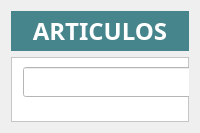
       <widget class="QWidget" name="pgArticulos">
        <property name="styleSheet">
         <string notr="true"/>
        </property>
        <layout class="QVBoxLayout" name="verticalLayout_2">
         <property name="leftMargin">
          <number>11</number>
         </property>
         <item>
          <widget class="QLabel" name="labelArticulo">
           <property name="minimumSize">
            <size>
             <width>0</width>
             <height>40</height>
            </size>
           </property>
           <property name="maximumSize">
            <size>
             <width>16777215</width>
             <height>40</height>
            </size>
           </property>
           <property name="font">
            <font>
             <family>Goldman</family>
             <pointsize>18</pointsize>
             <weight>75</weight>
             <bold>true</bold>
            </font>
           </property>
           <property name="styleSheet">
            <string notr="true">QLabel{
background-color:#46858b;
color:#ffffff
}</string>
           </property>
           <property name="text">
            <string>ARTICULOS</string>
           </property>
           <property name="alignment">
            <set>Qt::AlignCenter</set>
           </property>
          </widget>
         </item>
         <item>
          <widget class="QFrame" name="frame_articulo">
           <property name="minimumSize">
            <size>
             <width>0</width>
             <height>65</height>
            </size>
           </property>
           <property name="styleSheet">
            <string notr="true">QFrame{
background-color:#ffffff;
}</string>
           </property>
           <property name="frameShape">
            <enum>QFrame::StyledPanel</enum>
           </property>
           <property name="frameShadow">
            <enum>QFrame::Raised</enum>
           </property>
           <widget class="QPushButton" name="bt_BuscarArticulo">
            <property name="geometry">
             <rect>
              <x>380</x>
              <y>10</y>
              <width>93</width>
              <height>30</height>
             </rect>
            </property>
            <property name="minimumSize">
             <size>
              <width>0</width>
              <height>30</height>
             </size>
            </property>
            <property name="font">
             <font>
              <family>Orbitron SemiBold</family>
              <pointsize>8</pointsize>
              <weight>75</weight>
              <bold>true</bold>
             </font>
            </property>
            <property name="styleSheet">
             <string notr="true">QPushButton{
background-color:#2caeff;
}

QPushButton:hover{
background-color:#39ffa3;
}</string>
            </property>
            <property name="text">
             <string>BUSCAR</string>
            </property>
           </widget>
           <widget class="QLineEdit" name="lineEdit_BuscarArticulo">
            <property name="geometry">
             <rect>
              <x>12</x>
              <y>10</y>
              <width>361</width>
              <height>30</height>
             </rect>
            </property>
            <property name="minimumSize">
             <size>
              <width>0</width>
              <height>30</height>
             </size>
            </property>
            <property name="palette">
             <palette>
              <active>
               <colorrole role="Button">
                <brush brushstyle="SolidPattern">
                 <color alpha="255">
                  <red>255</red>
                  <green>255</green>
                  <blue>255</blue>
                 </color>
                </brush>
               </colorrole>
               <colorrole role="Base">
                <brush brushstyle="SolidPattern">
                 <color alpha="255">
                  <red>255</red>
                  <green>255</green>
                  <blue>255</blue>
                 </color>
                </brush>
               </colorrole>
               <colorrole role="Window">
                <brush brushstyle="SolidPattern">
                 <color alpha="255">
                  <red>255</red>
                  <green>255</green>
                  <blue>255</blue>
                 </color>
                </brush>
               </colorrole>
              </active>
              <inactive>
               <colorrole role="Button">
                <brush brushstyle="SolidPattern">
                 <color alpha="255">
                  <red>255</red>
                  <green>255</green>
                  <blue>255</blue>
                 </color>
                </brush>
               </colorrole>
               <colorrole role="Base">
                <brush brushstyle="SolidPattern">
                 <color alpha="255">
                  <red>255</red>
                  <green>255</green>
                  <blue>255</blue>
                 </color>
                </brush>
               </colorrole>
               <colorrole role="Window">
                <brush brushstyle="SolidPattern">
                 <color alpha="255">
                  <red>255</red>
                  <green>255</green>
                  <blue>255</blue>
                 </color>
                </brush>
               </colorrole>
              </inactive>
              <disabled>
               <colorrole role="Button">
                <brush brushstyle="SolidPattern">
                 <color alpha="255">
                  <red>255</red>
                  <green>255</green>
                  <blue>255</blue>
                 </color>
                </brush>
               </colorrole>
               <colorrole role="Base">
                <brush brushstyle="SolidPattern">
                 <color alpha="255">
                  <red>255</red>
                  <green>255</green>
                  <blue>255</blue>
                 </color>
                </brush>
               </colorrole>
               <colorrole role="Window">
                <brush brushstyle="SolidPattern">
                 <color alpha="255">
                  <red>255</red>
                  <green>255</green>
                  <blue>255</blue>
                 </color>
                </brush>
               </colorrole>
              </disabled>
             </palette>
            </property>
            <property name="styleSheet">
             <string notr="true">QLineEdit{
background-color:#ffffff;
}</string>
            </property>
           </widget>
           <widget class="QPushButton" name="bt_NuevoArticulo">
            <property name="geometry">
             <rect>
              <x>600</x>
              <y>10</y>
              <width>93</width>
              <height>30</height>
             </rect>
            </property>
            <property name="minimumSize">
             <size>
              <width>0</width>
              <height>30</height>
             </size>
            </property>
            <property name="font">
             <font>
              <family>Orbitron SemiBold</family>
              <pointsize>8</pointsize>
              <weight>75</weight>
              <bold>true</bold>
             </font>
            </property>
            <property name="styleSheet">
             <string notr="true">QPushButton{
background-color:#2caeff;
}

QPushButton:hover{
background-color:#39ffa3;
}</string>
            </property>
            <property name="text">
             <string>NUEVO</string>
            </property>
           </widget>
           <widget class="QPushButton" name="bt_ModificarArticulo">
            <property name="geometry">
             <rect>
              <x>700</x>
              <y>10</y>
              <width>93</width>
              <height>30</height>
             </rect>
            </property>
            <property name="minimumSize">
             <size>
              <width>0</width>
              <height>30</height>
             </size>
            </property>
            <property name="font">
             <font>
              <family>Orbitron SemiBold</family>
              <pointsize>8</pointsize>
              <weight>75</weight>
              <bold>true</bold>
             </font>
            </property>
            <property name="styleSheet">
             <string notr="true">QPushButton{
background-color:#2caeff;
}

QPushButton:hover{
background-color:#39ffa3;
}</string>
            </property>
            <property name="text">
             <string>MODIFICAR</string>
            </property>
           </widget>
           <widget class="QPushButton" name="bt_EliminarArticulo">
            <property name="geometry">
             <rect>
              <x>800</x>
              <y>10</y>
              <width>93</width>
              <height>30</height>
             </rect>
            </property>
            <property name="minimumSize">
             <size>
              <width>0</width>
              <height>30</height>
             </size>
            </property>
            <property name="font">
             <font>
              <family>Orbitron SemiBold</family>
              <pointsize>8</pointsize>
              <weight>75</weight>
              <bold>true</bold>
             </font>
            </property>
            <property name="styleSheet">
             <string notr="true">QPushButton{
background-color:#2caeff;
}

QPushButton:hover{
background-color:#39ffa3;
}</string>
            </property>
            <property name="text">
             <string>ELIMINAR</string>
            </property>
           </widget>
           <widget class="QTableWidget" name="tabla_Articulos">
            <property name="geometry">
             <rect>
              <x>0</x>
              <y>70</y>
              <width>1681</width>
              <height>591</height>
             </rect>
            </property>
            <property name="styleSheet">
             <string notr="true">QTableView{
color: #000 ;
text-align: center;
padding: 5px;
margin: 3px;
border-radius: 5px;
font-size: 14px;
background-color: #FFF2F1FC; 
}

QTableView QTableCornerButton::section {
   	border-top-left-radius: 5px;
    border: 0.5px solid #6c6c6c;
 background-color: #BF060C26; 
}
QTableView QHeaderView::section::last:horizontal{
	border-top-right-radius: 5px;
}


QTableView QHeaderView::section::first:horizontal {
	border-top-left-radius: 5px;
}



 QTableView ::section{
	padding: 2px 5px ;
	color: #D9D9D9 ;
	  qproperty-alignment: AlignCenter;
	border: 1px solid grey;
	background-color:#1f232a;
	height: 35;
}


 QTableView QHeaderView::section:vertical {
 border: 0.5px solid #6c6c6c;
	padding: 1px;
  font-weight: bold; /* Poner en negrita */
  font-size: 10px; /* Tamaño de la letra */
  padding: 1px;
color: #FFEFEEFA;
 background-color: #BF060C26; 
}

QTableView::item:selected {
    background-color:#FF1EB0ED;
	color: white;
}

/*
QTableView::item:selected {
    background-color:#FF1EB0ED;
	color: white;
}
*/

/*
QTableView::item:selected:!focus {
    background-color:#FF1EB0ED;
	color: white;
}
*/

QHeaderView { 
qproperty-defaultAlignment: AlignCenter; 
}

	/* centrar titulos y dar padding */
QTableView QHeaderView::section:horizontal {
  font-weight: bold; /* Poner en negrita */
  font-size: 14px; /* Tamaño de la letra */
 /* padding: 2px 5px ;
  margin: 2px;*/
   text-align: center;
	padding: 2px;
  color: #FFEFEEFA;
 border: 0.5px solid #6c6c6c;
 background-color: #BF060C26;
}
</string>
            </property>
            <column>
             <property name="text">
              <string>CODIGO</string>
             </property>
             <property name="background">
              <color>
               <red>255</red>
               <green>255</green>
               <blue>255</blue>
              </color>
             </property>
            </column>
            <column>
             <property name="text">
              <string>NOMBRE</string>
             </property>
            </column>
            <column>
             <property name="text">
              <string>MODELO</string>
             </property>
            </column>
            <column>
             <property name="text">
              <string>MARCA</string>
             </property>
            </column>
            <column>
             <property name="text">
              <string>CATEGORIA</string>
             </property>
            </column>
            <column>
             <property name="text">
              <string>SKU</string>
             </property>
            </column>
            <column>
             <property name="text">
              <string>COLOR</string>
             </property>
            </column>
            <column>
             <property name="text">
              <string>CARACTERISTICA</string>
             </property>
            </column>
            <column>
             <property name="text">
              <string>PRECIO_COSTO</string>
             </property>
            </column>
            <column>
             <property name="text">
              <string>PRECIO_VENTA</string>
             </property>
            </column>
            <column>
             <property name="text">
              <string>IVA</string>
             </property>
            </column>
            <column>
             <property name="text">
              <string>PROVEEDOR</string>
             </property>
            </column>
            <column>
             <property name="text">
              <string>TAMAÑO</string>
             </property>
            </column>
            <column>
             <property name="text">
              <string>ANCHO</string>
             </property>
            </column>
            <column>
             <property name="text">
              <string>LARGO</string>
             </property>
            </column>
            <column>
             <property name="text">
              <string>PROFUNDIDAD</string>
             </property>
            </column>
            <column>
             <property name="text">
              <string>PESO</string>
             </property>
            </column>
            <column>
             <property name="text">
              <string>PESO_ENVALADO</string>
             </property>
            </column>
            <column>
             <property name="text">
              <string>STOCK</string>
             </property>
            </column>
            <column>
             <property name="text">
              <string>MARGEN</string>
             </property>
            </column>
            <column>
             <property name="text">
              <string>STOCK_MINIMO</string>
             </property>
            </column>
           </widget>
           <widget class="QLabel" name="label_capturaSeleccion">
            <property name="geometry">
             <rect>
              <x>0</x>
              <y>730</y>
              <width>55</width>
              <height>16</height>
             </rect>
            </property>
            <property name="text">
             <string/>
            </property>
           </widget>
           <widget class="QComboBox" name="comboBox_FiltrarArticuloCampo">
            <property name="geometry">
             <rect>
              <x>1120</x>
              <y>10</y>
              <width>151</width>
              <height>30</height>
             </rect>
            </property>
            <property name="minimumSize">
             <size>
              <width>0</width>
              <height>30</height>
             </size>
            </property>
            <property name="maximumSize">
             <size>
              <width>16777215</width>
              <height>30</height>
             </size>
            </property>
            <item>
             <property name="text">
              <string>nombre</string>
             </property>
            </item>
            <item>
             <property name="text">
              <string>marca</string>
             </property>
            </item>
            <item>
             <property name="text">
              <string>categoria</string>
             </property>
            </item>
            <item>
             <property name="text">
              <string>proveedor</string>
             </property>
            </item>
            <item>
             <property name="text">
              <string>stock</string>
             </property>
            </item>
            <item>
             <property name="text">
              <string>precio_venta</string>
             </property>
            </item>
            <item>
             <property name="text">
              <string>precio_costo</string>
             </property>
            </item>
           </widget>
           <widget class="QPushButton" name="bt_FiltrarArticulo">
            <property name="geometry">
             <rect>
              <x>972</x>
              <y>10</y>
              <width>131</width>
              <height>30</height>
             </rect>
            </property>
            <property name="minimumSize">
             <size>
              <width>0</width>
              <height>30</height>
             </size>
            </property>
            <property name="font">
             <font>
              <family>Orbitron SemiBold</family>
              <pointsize>8</pointsize>
              <weight>75</weight>
              <bold>true</bold>
             </font>
            </property>
            <property name="styleSheet">
             <string notr="true">QPushButton{
background-color:#2caeff;
}

QPushButton:hover{
background-color:#39ffa3;
}</string>
            </property>
            <property name="text">
             <string>FILTRAR POR:</string>
            </property>
           </widget>
           <widget class="QComboBox" name="comboBox_FiltrarArticuloCondicion">
            <property name="geometry">
             <rect>
              <x>1280</x>
              <y>10</y>
              <width>151</width>
              <height>30</height>
             </rect>
            </property>
            <property name="minimumSize">
             <size>
              <width>0</width>
              <height>30</height>
             </size>
            </property>
            <property name="maximumSize">
             <size>
              <width>16777215</width>
              <height>30</height>
             </size>
            </property>
            <item>
             <property name="text">
              <string>Mayor que...</string>
             </property>
            </item>
            <item>
             <property name="text">
              <string>Menor que...</string>
             </property>
            </item>
            <item>
             <property name="text">
              <string>Entre...</string>
             </property>
            </item>
            <item>
             <property name="text">
              <string>Igual a...</string>
             </property>
            </item>
           </widget>
           <widget class="QLineEdit" name="lineEditValor1">
            <property name="geometry">
             <rect>
              <x>1440</x>
              <y>10</y>
              <width>101</width>
              <height>30</height>
             </rect>
            </property>
            <property name="minimumSize">
             <size>
              <width>0</width>
              <height>30</height>
             </size>
            </property>
            <property name="maximumSize">
             <size>
              <width>16777215</width>
              <height>30</height>
             </size>
            </property>
            <property name="text">
             <string>Valor 1</string>
            </property>
           </widget>
           <widget class="QLineEdit" name="lineEditValor1_2">
            <property name="geometry">
             <rect>
              <x>1550</x>
              <y>10</y>
              <width>101</width>
              <height>30</height>
             </rect>
            </property>
            <property name="minimumSize">
             <size>
              <width>0</width>
              <height>30</height>
             </size>
            </property>
            <property name="maximumSize">
             <size>
              <width>16777215</width>
              <height>30</height>
             </size>
            </property>
            <property name="text">
             <string>Valor 2</string>
            </property>
           </widget>
           <widget class="QGroupBox" name="groupBox_21">
            <property name="geometry">
             <rect>
              <x>9</x>
              <y>659</y>
              <width>891</width>
              <height>191</height>
             </rect>
            </property>
            <property name="font">
             <font>
              <family>Orbitron</family>
              <pointsize>10</pointsize>
              <weight>75</weight>
              <bold>true</bold>
             </font>
            </property>
            <property name="styleSheet">
             <string notr="true">QGroupBox{
background-color:#6c6c6c;
margin: 3px;
border-radius: 5px;
}</string>
            </property>
            <property name="title">
             <string>ARTICULOS CON STOCK MINIMO</string>
            </property>
            <widget class="QTableWidget" name="tableWidget_StockMinimo">
             <property name="geometry">
              <rect>
               <x>10</x>
               <y>30</y>
               <width>871</width>
               <height>151</height>
              </rect>
             </property>
             <property name="styleSheet">
              <string notr="true">QTableView{
color: #000 ;
text-align: center;
padding: 5px;
margin: 3px;
border-radius: 5px;
font-size: 14px;
background-color: #FFF2F1FC; 
}

QTableView QTableCornerButton::section {
   	border-top-left-radius: 5px;
    border: 0.5px solid #6c6c6c;
 background-color: #BF060C26; 
}
QTableView QHeaderView::section::last:horizontal{
	border-top-right-radius: 5px;
}


QTableView QHeaderView::section::first:horizontal {
	border-top-left-radius: 5px;
}



 QTableView ::section{
	padding: 2px 5px ;
	color: #D9D9D9 ;
	  qproperty-alignment: AlignCenter;
	border: 1px solid grey;
	background-color:#1f232a;
	height: 35;
}


 QTableView QHeaderView::section:vertical {
 border: 0.5px solid #6c6c6c;
	padding: 1px;
  font-weight: bold; /* Poner en negrita */
  font-size: 10px; /* Tamaño de la letra */
  padding: 1px;
color: #FFEFEEFA;
 background-color: #BF060C26; 
}

QTableView::item:selected {
    background-color:#FF1EB0ED;
	color: white;
}

/*
QTableView::item:selected {
    background-color:#FF1EB0ED;
	color: white;
}
*/

/*
QTableView::item:selected:!focus {
    background-color:#FF1EB0ED;
	color: white;
}
*/

QHeaderView { 
qproperty-defaultAlignment: AlignCenter; 
}

	/* centrar titulos y dar padding */
QTableView QHeaderView::section:horizontal {
  font-weight: bold; /* Poner en negrita */
  font-size: 14px; /* Tamaño de la letra */
 /* padding: 2px 5px ;
  margin: 2px;*/
   text-align: center;
	padding: 2px;
  color: #FFEFEEFA;
 border: 0.5px solid #6c6c6c;
 background-color: #BF060C26;
}</string>
             </property>
             <column>
              <property name="text">
               <string>CODIGO</string>
              </property>
             </column>
             <column>
              <property name="text">
               <string>NOMBRE</string>
              </property>
             </column>
             <column>
              <property name="text">
               <string>MODELO</string>
              </property>
             </column>
             <column>
              <property name="text">
               <string>CATEGORIA</string>
              </property>
             </column>
             <column>
              <property name="text">
               <string>STOCK</string>
              </property>
             </column>
             <column>
              <property name="text">
               <string>STK MINIMO</string>
              </property>
             </column>
            </widget>
           </widget>
           <widget class="QGroupBox" name="groupBox_22">
            <property name="geometry">
             <rect>
              <x>910</x>
              <y>660</y>
              <width>761</width>
              <height>191</height>
             </rect>
            </property>
            <property name="styleSheet">
             <string notr="true">QGroupBox{
background-color:#6c6c6c;
margin: 3px;
border-radius: 5px;
}</string>
            </property>
            <property name="title">
             <string/>
            </property>
            <widget class="QLabel" name="label_286">
             <property name="geometry">
              <rect>
               <x>10</x>
               <y>20</y>
               <width>201</width>
               <height>30</height>
              </rect>
             </property>
             <property name="minimumSize">
              <size>
               <width>0</width>
               <height>30</height>
              </size>
             </property>
             <property name="font">
              <font>
               <family>Goldman</family>
               <pointsize>10</pointsize>
              </font>
             </property>
             <property name="styleSheet">
              <string notr="true">QLabel{
background-color:#BF060C26;
color:#ffffff
}</string>
             </property>
             <property name="text">
              <string>MODIFICAR PRECIO</string>
             </property>
            </widget>
            <widget class="QComboBox" name="comboBox_ModificarPrecio">
             <property name="geometry">
              <rect>
               <x>210</x>
               <y>20</y>
               <width>151</width>
               <height>30</height>
              </rect>
             </property>
             <property name="font">
              <font>
               <family>Orbitron</family>
               <pointsize>9</pointsize>
               <weight>50</weight>
               <bold>false</bold>
              </font>
             </property>
             <item>
              <property name="text">
               <string>AUMENTAR %</string>
              </property>
             </item>
             <item>
              <property name="text">
               <string>DISMINUIR %</string>
              </property>
             </item>
             <item>
              <property name="text">
               <string>+ VALOR FIJO</string>
              </property>
             </item>
             <item>
              <property name="text">
               <string>- VALOR FIJO</string>
              </property>
             </item>
            </widget>
            <widget class="QComboBox" name="comboBox_ModificarPrecio_2">
             <property name="enabled">
              <bool>true</bool>
             </property>
             <property name="geometry">
              <rect>
               <x>380</x>
               <y>20</y>
               <width>171</width>
               <height>30</height>
              </rect>
             </property>
             <property name="font">
              <font>
               <family>Orbitron</family>
               <pointsize>9</pointsize>
               <weight>50</weight>
               <bold>false</bold>
              </font>
             </property>
             <item>
              <property name="text">
               <string>SOLO ARTICULO</string>
              </property>
             </item>
             <item>
              <property name="text">
               <string>TODOS</string>
              </property>
             </item>
             <item>
              <property name="text">
               <string>CATEGORIA</string>
              </property>
             </item>
            </widget>
            <widget class="QLineEdit" name="lineEdit_ValorModificarPrecio">
             <property name="enabled">
              <bool>true</bool>
             </property>
             <property name="geometry">
              <rect>
               <x>570</x>
               <y>20</y>
               <width>131</width>
               <height>30</height>
              </rect>
             </property>
             <property name="font">
              <font>
               <family>Orbitron</family>
               <pointsize>9</pointsize>
              </font>
             </property>
             <property name="text">
              <string>Nuevo Valor</string>
             </property>
            </widget>
            <widget class="QLabel" name="label_287">
             <property name="geometry">
              <rect>
               <x>10</x>
               <y>70</y>
               <width>201</width>
               <height>30</height>
              </rect>
             </property>
             <property name="minimumSize">
              <size>
               <width>0</width>
               <height>30</height>
              </size>
             </property>
             <property name="font">
              <font>
               <family>Goldman</family>
               <pointsize>10</pointsize>
              </font>
             </property>
             <property name="styleSheet">
              <string notr="true">QLabel{
background-color:#BF060C26;
color:#ffffff
}</string>
             </property>
             <property name="text">
              <string>MODIFICAR STOCK</string>
             </property>
            </widget>
            <widget class="QComboBox" name="comboBox_ModificarStock">
             <property name="geometry">
              <rect>
               <x>210</x>
               <y>70</y>
               <width>151</width>
               <height>30</height>
              </rect>
             </property>
             <property name="font">
              <font>
               <family>Orbitron</family>
               <pointsize>9</pointsize>
               <weight>50</weight>
               <bold>false</bold>
              </font>
             </property>
             <item>
              <property name="text">
               <string>AUMENTAR</string>
              </property>
             </item>
             <item>
              <property name="text">
               <string>DISMINUIR</string>
              </property>
             </item>
            </widget>
            <widget class="QLineEdit" name="lineEdit_ValorModificarStock">
             <property name="enabled">
              <bool>true</bool>
             </property>
             <property name="geometry">
              <rect>
               <x>570</x>
               <y>70</y>
               <width>131</width>
               <height>30</height>
              </rect>
             </property>
             <property name="font">
              <font>
               <family>Orbitron</family>
               <pointsize>9</pointsize>
              </font>
             </property>
             <property name="text">
              <string>Nuevo Valor</string>
             </property>
            </widget>
            <widget class="QComboBox" name="comboBox_ModificarStock_2">
             <property name="enabled">
              <bool>true</bool>
             </property>
             <property name="geometry">
              <rect>
               <x>380</x>
               <y>70</y>
               <width>171</width>
               <height>30</height>
              </rect>
             </property>
             <property name="font">
              <font>
               <family>Orbitron</family>
               <pointsize>9</pointsize>
               <weight>50</weight>
               <bold>false</bold>
              </font>
             </property>
             <item>
              <property name="text">
               <string>SOLO ARTICULO</string>
              </property>
             </item>
             <item>
              <property name="text">
               <string>TODOS</string>
              </property>
             </item>
            </widget>
            <widget class="QPushButton" name="pushButton_ModificarPrecio">
             <property name="geometry">
              <rect>
               <x>710</x>
               <y>20</y>
               <width>31</width>
               <height>30</height>
              </rect>
             </property>
             <property name="styleSheet">
              <string notr="true">QPushButton{
background-color:#6c6c6c;
margin: 3px;
border-radius: 5px;
}</string>
             </property>
             <property name="text">
              <string/>
             </property>
             <property name="icon">
              <iconset>
               <normaloff>controlar.png</normaloff>controlar.png</iconset>
             </property>
             <property name="iconSize">
              <size>
               <width>40</width>
               <height>40</height>
              </size>
             </property>
            </widget>
            <widget class="QPushButton" name="pushButton_ModificarStock">
             <property name="geometry">
              <rect>
               <x>710</x>
               <y>70</y>
               <width>31</width>
               <height>30</height>
              </rect>
             </property>
             <property name="styleSheet">
              <string notr="true">QPushButton{
background-color:#6c6c6c;
margin: 3px;
border-radius: 5px;
}</string>
             </property>
             <property name="text">
              <string/>
             </property>
             <property name="icon">
              <iconset>
               <normaloff>controlar.png</normaloff>controlar.png</iconset>
             </property>
             <property name="iconSize">
              <size>
               <width>40</width>
               <height>40</height>
              </size>
             </property>
            </widget>
            <widget class="QLineEdit" name="lineEdit">
             <property name="geometry">
              <rect>
               <x>640</x>
               <y>160</y>
               <width>113</width>
               <height>22</height>
              </rect>
             </property>
            </widget>
           </widget>
           <widget class="QPushButton" name="bt_LectorBarras">
            <property name="geometry">
             <rect>
              <x>480</x>
              <y>5</y>
              <width>81</width>
              <height>41</height>
             </rect>
            </property>
            <property name="text">
             <string/>
            </property>
            <property name="icon">
             <iconset>
              <normaloff>escaner-de-codigo-de-barras.png</normaloff>escaner-de-codigo-de-barras.png</iconset>
            </property>
            <property name="iconSize">
             <size>
              <width>40</width>
              <height>40</height>
             </size>
            </property>
           </widget>
          </widget>
         </item>
        </layout>
       </widget>
